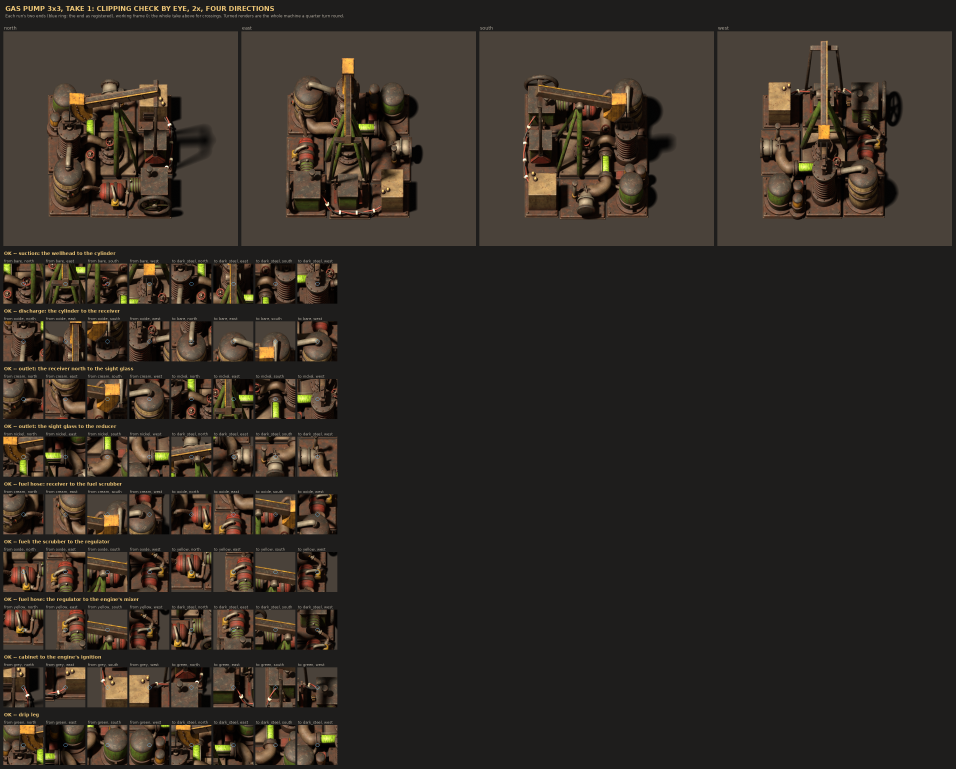
#> input picture concept/crust-tap/options/round-3x3/1-the-gas-jack-crops.png, 2866 x 2305 px (shown at 1/3 size)
$ python -i gp_crops.py   (imports and definitions only)
#> lines starting #> are read from the running program, lines starting #| are printed output that depends on the picture
#!/usr/bin/env python3
"""Gas Pump 3x3, options round: the clipping check by eye (Liam, 2026-10-21), one crops sheet a take.

  python3 -B gp_crops.py --full <renders> --out <round dir> [--only 1,2,3]

For every cable, hose and pipe run the take registers (meta.json's "pipes", the kit's check_ends: name and both
ends in model tiles), each end cropped at 2x in all four directions: north from working frame 0, east, south and
west from the kit's turned renders (rot-<d>.png, the whole machine a quarter turn round, working frame 0). The end
is placed on the canvas by the camera's projection (64 px a tile; a point at height z shows z/2 tiles up the screen;
the turn applied to x, y first), so a crop is centred within a few px of it. Above the crops, the whole take at 2x
in the four directions, for runs that cross other parts. Every crop is looked at; what was found is in the report.

Writes <n>-<slug>-crops.png into <out>.
"""
import argparse
import json
import os

from PIL import Image, ImageDraw, ImageFont

ap = argparse.ArgumentParser()
# [4 lines not run here, left out]
CANVAS, ORIGIN = (352, 352), (160, 208)
GROUND = (74, 66, 58, 255)
BG = (30, 29, 28, 255)
HEAD, SUB = (240, 200, 120), (175, 168, 156)
SLUG = {1: "the-gas-jack", 2: "the-flywheel-compressor", 3: "the-gas-bell"}
TURN = {"north": lambda x, y: (x, y), "east": lambda x, y: (y, -x), "south": lambda x, y: (-x, -y),
        "west": lambda x, y: (-y, x)}
K = 2
HALF = 30                         # the crop's half size at 1x (a ~1 tile window)


def font(n, b=False):
    return ImageFont.truetype("/usr/share/fonts/truetype/dejavu/DejaVuSans" + ("-Bold" if b else "") + ".ttf", n)


def load(path):
#> called with path = '1-the-gas-jack-crops.png'
    im = Image.open(path).convert("RGBA")
    im.putalpha(im.getchannel("A").point(lambda v: 0 if v < 24 else v))
    im = im.convert("RGBa").resize((CANVAS[0] * K, CANVAS[1] * K), Image.LANCZOS).convert("RGBA")
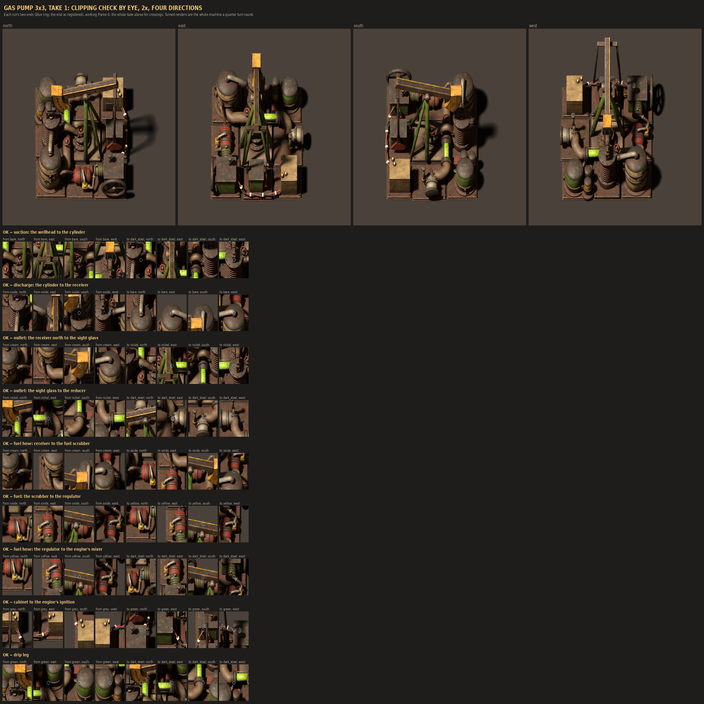
#> im: PIL image 704x704 RGBA; mean R, G, B, A 50.9, 44.4, 37.7, 255
    g = Image.new("RGBA", im.size, GROUND)
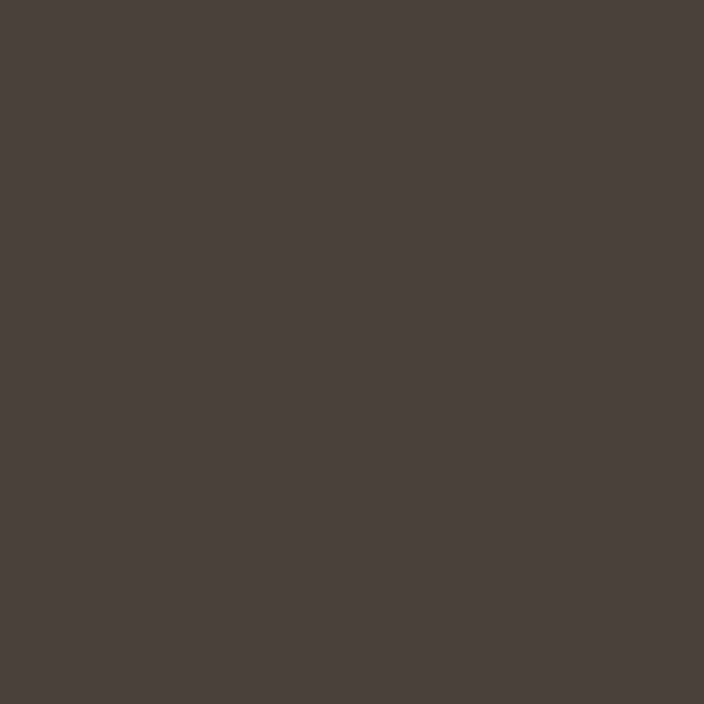
#> g: PIL image 704x704 RGBA; mean R, G, B, A 74, 66, 58, 255
    g.alpha_composite(im)
    return g


def px(p, d):
    x, y = TURN[d](p[0], p[1])
    return (ORIGIN[0] + 64 * x) * K, (ORIGIN[1] - 64 * (y + p[2] / 2)) * K


# [59 lines left out: functions cap, row, stack, build, not called in this run]


# [2 lines not run here, left out]

>>> result = load('1-the-gas-jack-crops.png')

$ run again, on concept/crust-tap/options/round-3x3/1-the-gas-jack.png
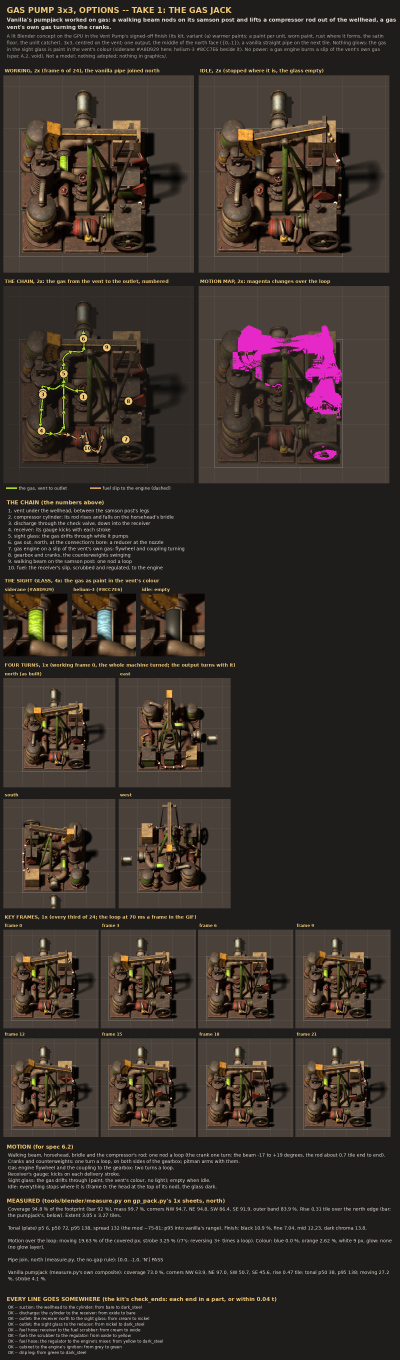
#> input picture concept/crust-tap/options/round-3x3/1-the-gas-jack.png, 1198 x 4079 px (shown at 1/3 size)
#> in load, `im = im.convert("RGBa").resize((CANVAS[0] * K, CANVAS[1] * K), Image.L..`:
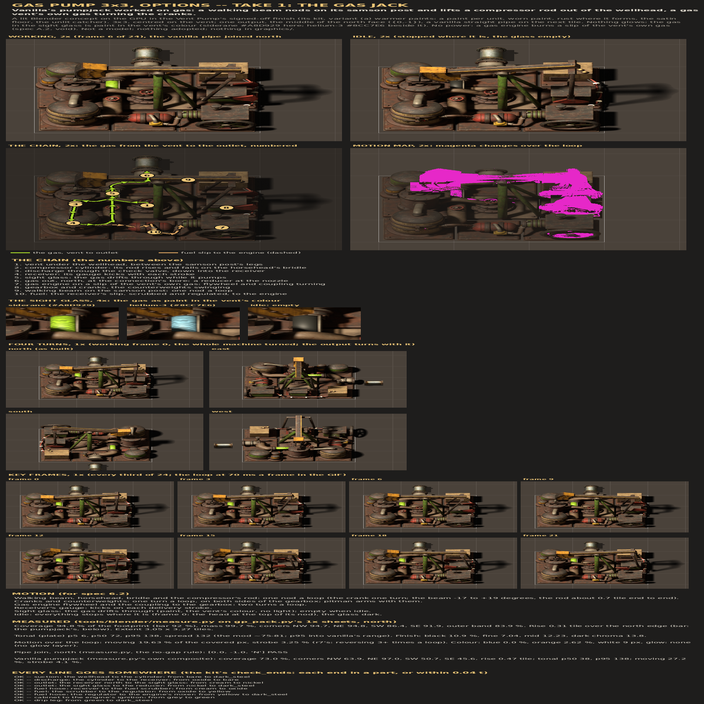
#> im: PIL image 704x704 RGBA; mean R, G, B, A 56.6, 48.6, 42.6, 255

$ run again, on concept/crust-tap/options/round-3x3/2-the-flywheel-compressor.png
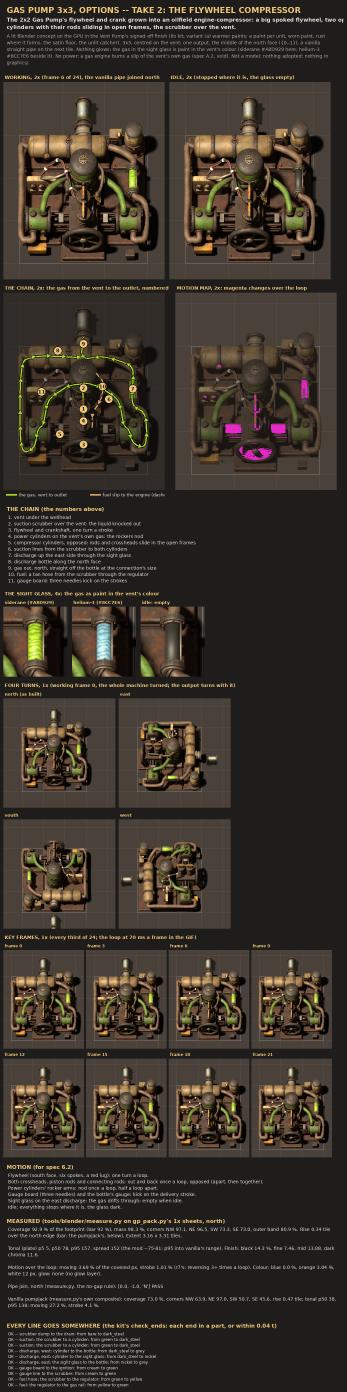
#> input picture concept/crust-tap/options/round-3x3/2-the-flywheel-compressor.png, 1040 x 4176 px (shown at 1/3 size)
#> in load, `im = im.convert("RGBa").resize((CANVAS[0] * K, CANVAS[1] * K), Image.L..`:
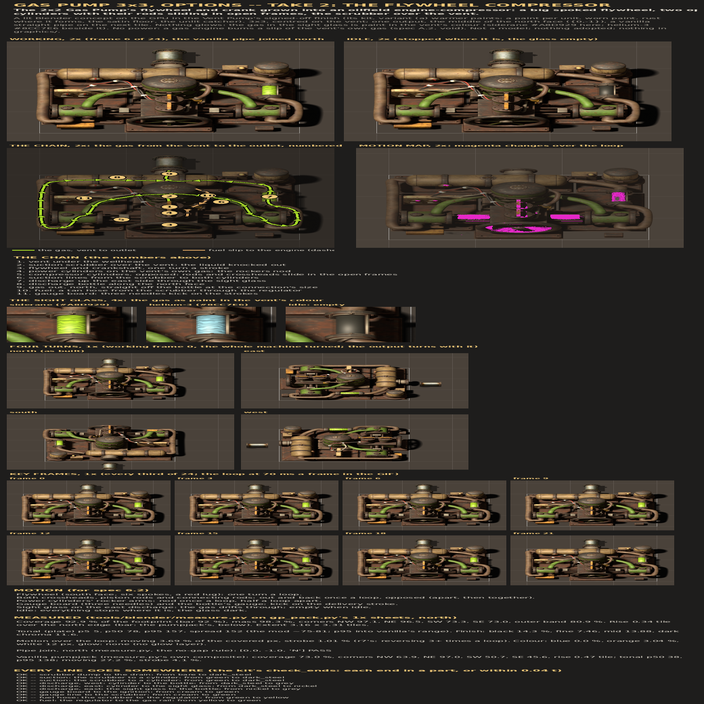
#> im: PIL image 704x704 RGBA; mean R, G, B, A 58, 51.2, 42.9, 255
